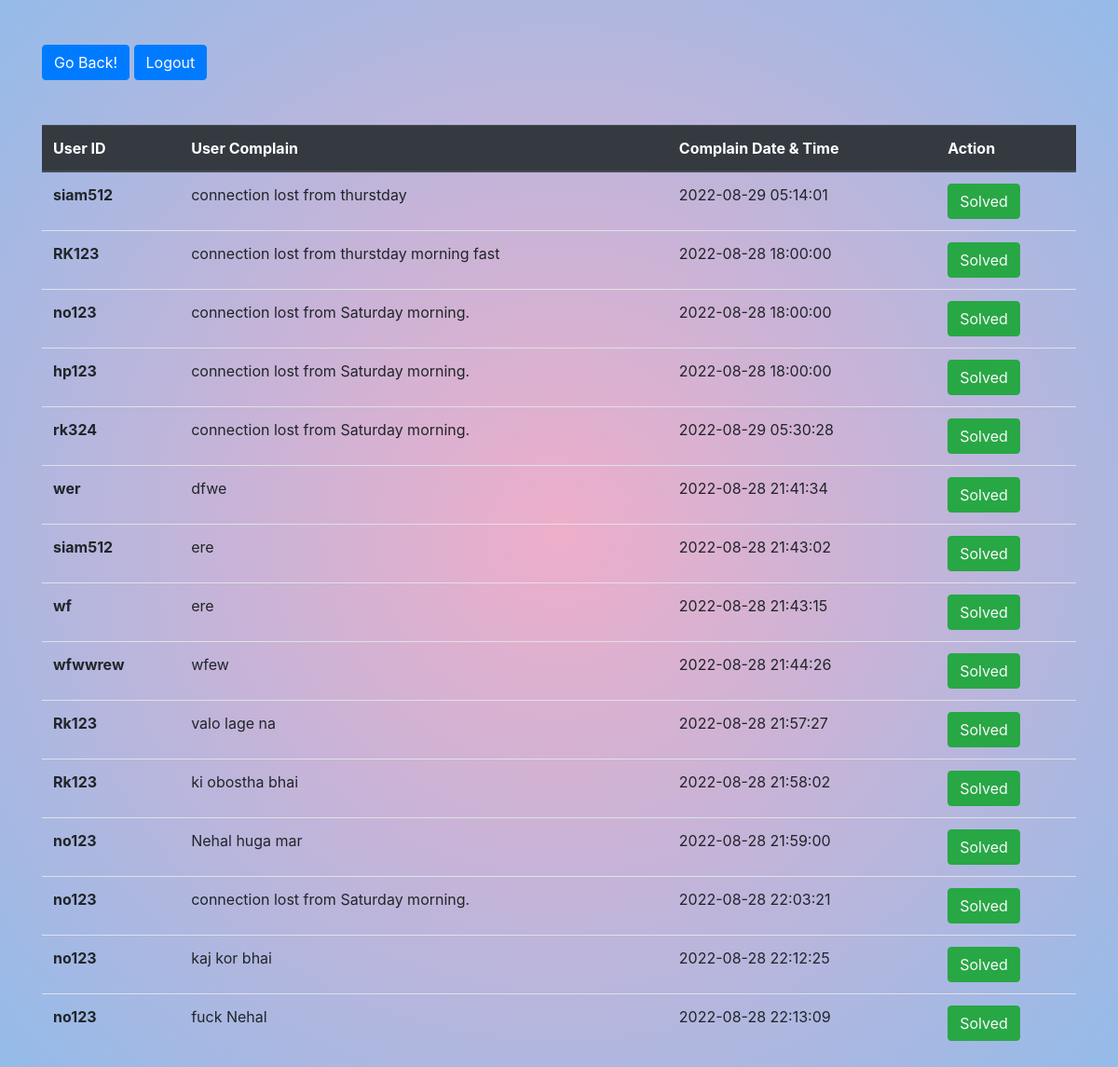
/displaycomplain.php, run on an earlier commit of the app's database.
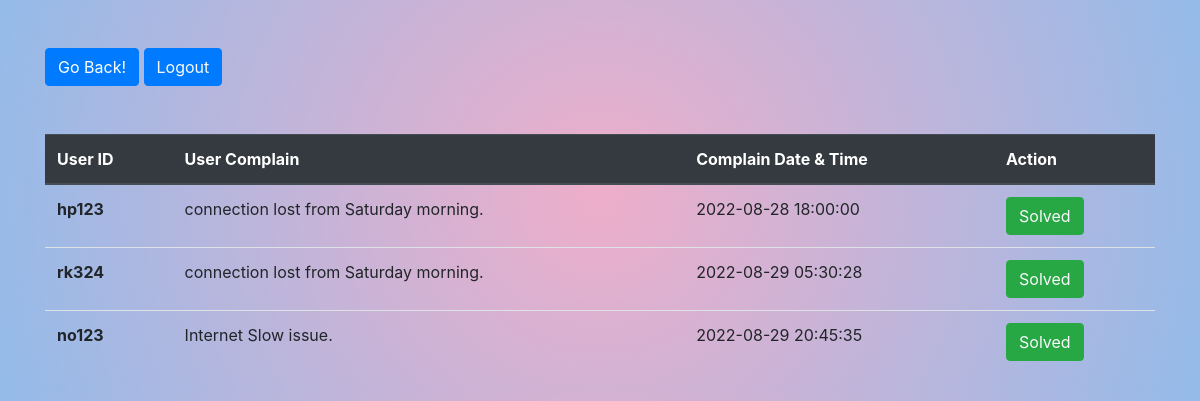
And on a later commit of the database.
### tables this page shows
CREATE TABLE `customer_complain` (
  `Complain_box` varchar(300) NOT NULL,
  `complaint_id` int(10) UNSIGNED NOT NULL,
  `User_ID` varchar(30) DEFAULT NULL,
  `c_date` timestamp NULL DEFAULT current_timestamp()
);

### displaycomplain.php (the view, shortened to what this page needs)
<?php
$con= mysqli_connect("localhost","root","","company");
?>
<!DOCTYPE html>
<html lang="en">
<head>
    <link rel="stylesheet" href="https://cdn.jsdelivr.net/npm/bootstrap@4.4.1/dist/css/bootstrap.min.css">
</head>
<body style="background: radial-gradient(circle, rgba(238,174,202,1) 0%, rgba(148,187,233,1) 100%);">
<div class="container">
<button class="btn btn-primary my-5" input type="button"class="text-light" onclick="history.back()">Go Back!</button>
<button class="btn btn-primary my-5"><a href="login.php" class="text-light">Logout</a></button>
        <table class="table">
            <thead class="thead-dark">
                <tr>
                    <th scope="col">User ID</th>
                    <th scope="col">User Complain</th>
                    <th scope="col">Complain Date & Time</th>
                    <th scope="col">Action</th>
                </tr>
            </thead>
            <tbody>
                <?php
                $sql = "SELECT * FROM `customer_complain`";
                $result = mysqli_query($con, $sql);
                if (mysqli_num_rows($result) ) {
                    while ($row = mysqli_fetch_assoc($result)) {
                        $id = $row['User_ID'];
                        $Complain = $row['Complain_box'];
                        $date=$row['c_date'];
                        echo '<tr>
                        <th scope="row">' . $id . '</th>
                        <td>' . $Complain . '</td>
                        <td>' . $date . '</td>
                        <td>
                        <button class="btn btn-success"><a href="delcom.php ? delid='.$id.'" class="text-light">Solved</a></button>
                        </td>
                    </tr>';
                    }
                }
                ?>
            </tbody>
        </table>
    </div>
</body>
</html>

What changed in the data, as far as the page shows it:
removed customer_complain: User_ID "siam512", Complain_box "connection lost from thurstday", c_date "2022-08-29 05:14:01"
removed customer_complain: User_ID "RK123", Complain_box "connection lost from thurstday morning fast", c_date "2022-08-28 18:00:00"
removed customer_complain: User_ID "no123", Complain_box "connection lost from Saturday morning.", c_date "2022-08-28 18:00:00"
removed customer_complain: User_ID "wer", Complain_box "dfwe", c_date "2022-08-28 21:41:34"
removed customer_complain: User_ID "siam512", Complain_box "ere", c_date "2022-08-28 21:43:02"
removed customer_complain: User_ID "wf", Complain_box "ere", c_date "2022-08-28 21:43:15"
removed customer_complain: User_ID "wfwwrew", Complain_box "wfew", c_date "2022-08-28 21:44:26"
removed customer_complain: User_ID "Rk123", Complain_box "valo lage na", c_date "2022-08-28 21:57:27"
removed customer_complain: User_ID "Rk123", Complain_box "ki obostha bhai", c_date "2022-08-28 21:58:02"
removed customer_complain: User_ID "no123", Complain_box "Nehal huga mar", c_date "2022-08-28 21:59:00"
removed customer_complain: User_ID "no123", Complain_box "connection lost from Saturday morning.", c_date "2022-08-28 22:03:21"
removed customer_complain: User_ID "no123", Complain_box "kaj kor bhai", c_date "2022-08-28 22:12:25"
removed customer_complain: User_ID "no123", Complain_box "fuck Nehal", c_date "2022-08-28 22:13:09"
added customer_complain: User_ID "no123", Complain_box "Internet Slow issue.", c_date "2022-08-29 20:45:35"
